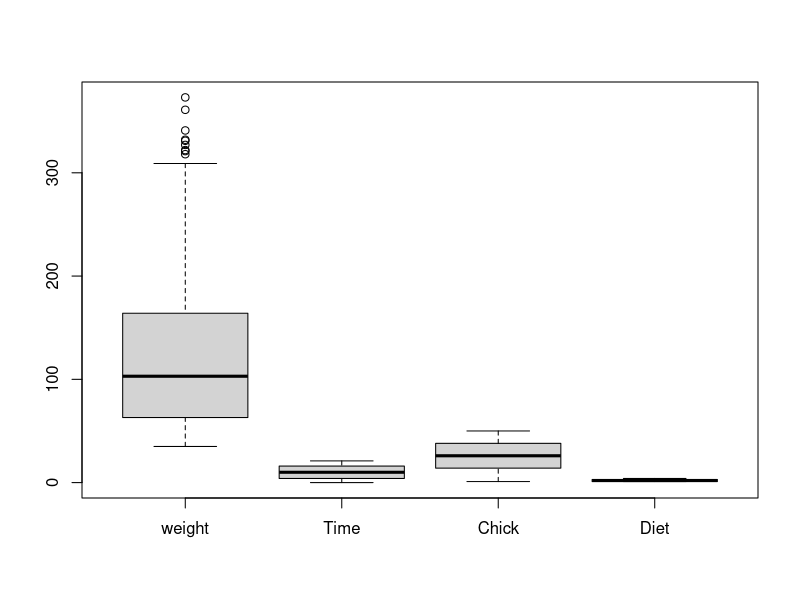
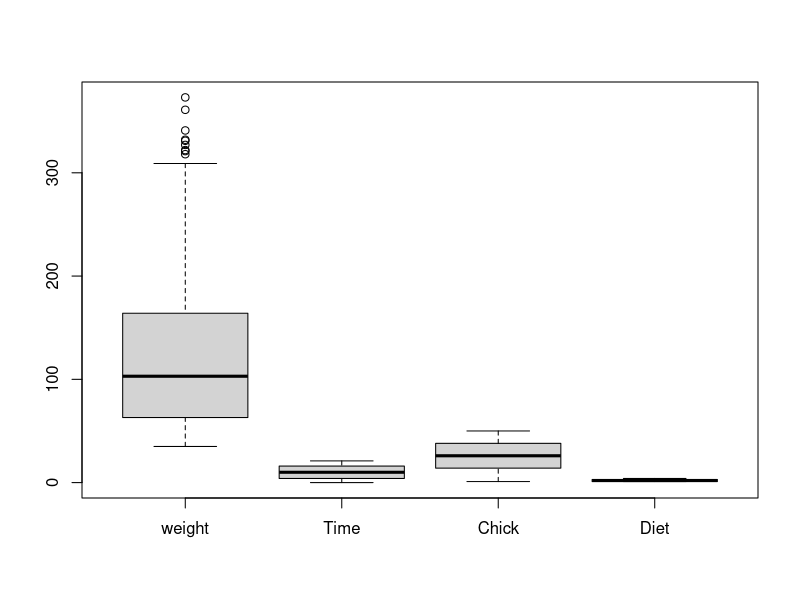

R code for these plots, in order:
chick_new = ChickWeight
boxplot(chick_new)
boxplot(chick_new)$stats
chick_new$weight = ifelse(chick_new$weight < 35 | chick_new$weight > 309 , NA, chick_new$weight)
mean(chick_new$weight, na.rm =T)
